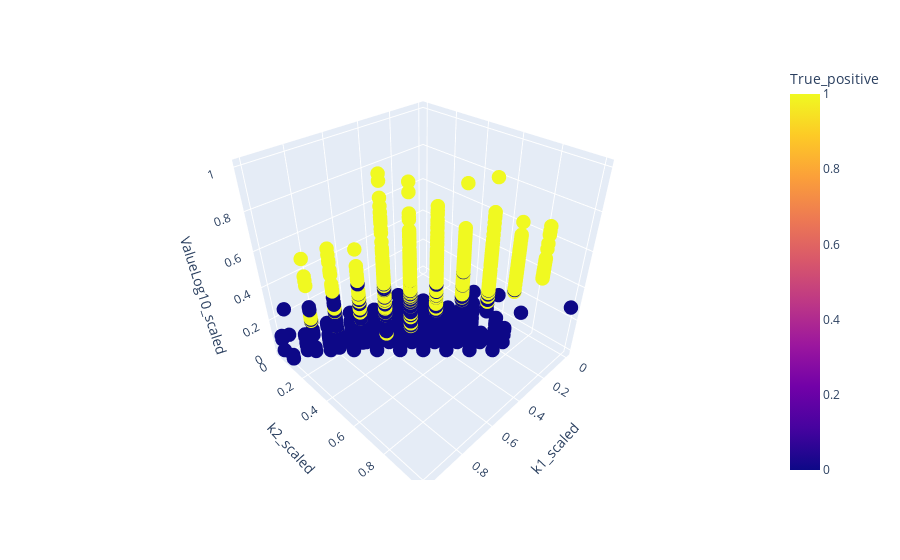

The cell this chart's notebook holds for it:
### Code cell
fig = px.scatter_3d(db,
                    x = 'k1_scaled',
                    y = 'k2_scaled',
                    z = 'ValueLog10_scaled',
                    color = 'True_positive')
fig.update_traces(marker_size = 5)
fig.show()

### Figure 1 — Plotly figure (JSON) as saved in the notebook; plotly's stock layout.template omitted (floating-point values rounded to 4 significant figures; data arrays with more than 128 entries replaced by an {"elided": "..."} marker saying what was removed)
{"data": [{"hovertemplate": "k1_scaled=%{x}<br>k2_scaled=%{y}<br>ValueLog10_scaled=%{z}<br>True_positive=%{marker.color}<extra></extra>", "legendgroup": "", "marker": {"color": {"elided": "1890 int values"}, "coloraxis": "coloraxis", "size": 5, "symbol": "circle"}, "mode": "markers", "name": "", "scene": "scene", "showlegend": false, "type": "scatter3d", "x": {"elided": "1890 float values"}, "y": {"elided": "1890 float values"}, "z": {"elided": "1890 float values"}}], "layout": {"coloraxis": {"colorbar": {"title": {"text": "True_positive"}}, "colorscale": [[0, "#0d0887"], [0.1111, "#46039f"], [0.2222, "#7201a8"], [0.3333, "#9c179e"], [0.4444, "#bd3786"], [0.5556, "#d8576b"], [0.6667, "#ed7953"], [0.7778, "#fb9f3a"], [0.8889, "#fdca26"], [1, "#f0f921"]]}, "legend": {"tracegroupgap": 0}, "margin": {"t": 60}, "scene": {"domain": {"x": [0, 1], "y": [0, 1]}, "xaxis": {"title": {"text": "k1_scaled"}}, "yaxis": {"title": {"text": "k2_scaled"}}, "zaxis": {"title": {"text": "ValueLog10_scaled"}}}}}
